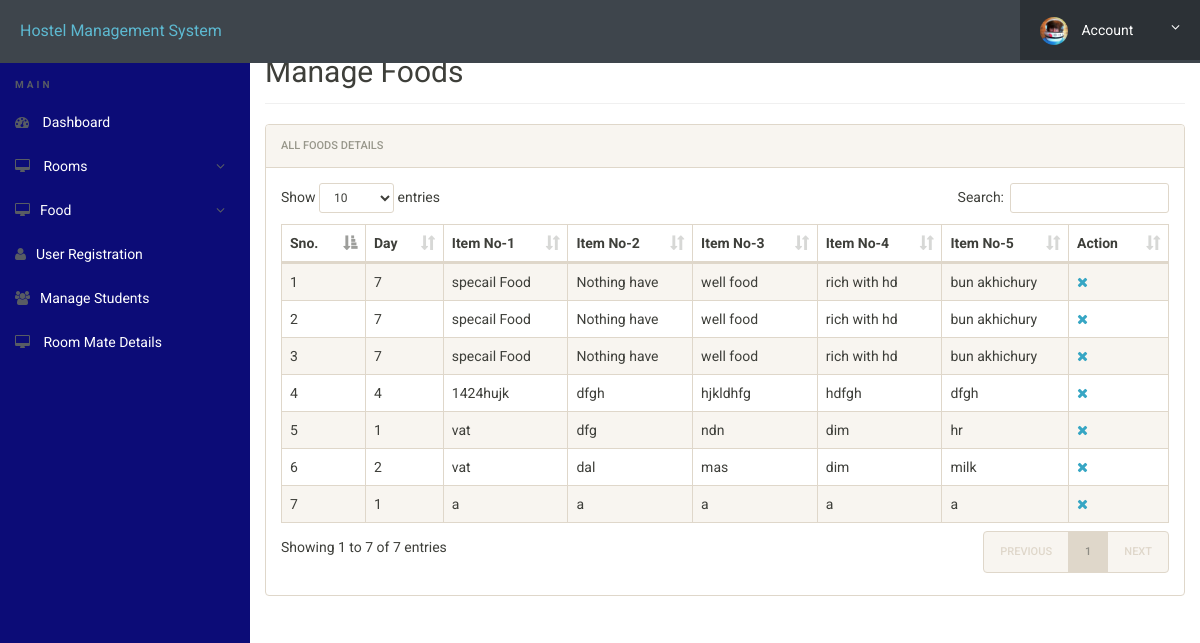
The app's page /admin/manage-food.php (signed in) with its own data.
### tables this page shows
CREATE TABLE `foodmenu` (
  `id` int(11) NOT NULL,
  `day` int(11) NOT NULL,
  `it1` text NOT NULL,
  `it2` text NOT NULL,
  `it3` text NOT NULL,
  `it4` text NOT NULL,
  `it5` text NOT NULL
);

### admin/manage-food.php (the view, shortened to what this page needs)
<?php
include('includes/config.php');
?>
<!doctype html>
<html lang="en" class="no-js">
<head>
	<link rel="stylesheet" href="css/font-awesome.min.css">
	<link rel="stylesheet" href="css/bootstrap.min.css">
	<link rel="stylesheet" href="css/dataTables.bootstrap.min.css">
	<link rel="stylesheet" href="css/bootstrap-social.css">
	<link rel="stylesheet" href="css/bootstrap-select.css">
	<link rel="stylesheet" href="css/fileinput.min.css">
	<link rel="stylesheet" href="css/awesome-bootstrap-checkbox.css">
	<link rel="stylesheet" href="css/style.css">
</head>
<body>
	<?php include('includes/header.php');?>
	<div class="ts-main-content">
			<?php include('includes/sidebar.php');?>
		<div class="content-wrapper">
			<div class="container-fluid">
				<div class="row">
					<div class="col-md-12">
						<h2 class="page-title">Manage Foods</h2>
						<div class="panel panel-default">
							<div class="panel-heading">All Foods Details</div>
							<div class="panel-body">
								<table id="zctb" class="display table table-striped table-bordered table-hover" cellspacing="0" width="100%">
									<thead>
										<tr>
											<th>Sno.</th>
											<th>Day</th>
											<th>Item No-1</th>
											<th>Item No-2</th>
											<th>Item No-3</th>
											<th>Item No-4</th>
											<th>Item No-5</th>
											<th>Action</th>
										</tr>
									</thead>
	<tbody>
				<?php
				$ret="select * from foodmenu";
				$stmt= $mysqli->prepare($ret) ;
				$stmt->execute() ;
				$res=$stmt->get_result();
				$cnt=1;
				while($row=$res->fetch_object())
					  {
					  	?>
				<tr><td><?php echo $cnt;;?></td>
				<td><?php echo $row->day;?></td>
				<td><?php echo $row->it1;?></td>
				<td><?php echo $row->it2;?></td>
				<td><?php echo $row->it3;?></td>
				<td><?php echo $row->it4;?></td>
				<td><?php echo $row->it5;?></td>
 				<td>
				<a href="manage-food.php?del=<?php echo $row->id;?>" onclick="return confirm("Do you want to delete");"><i class="fa fa-close"></i></a></td>
														</tr>
													<?php
				$cnt=$cnt+1;
													 } ?>
    </tbody>
								</table>
							</div>
						</div>
					</div>
				</div>
			</div>
		</div>
	</div>
</body>
</html>

### admin/css/style.css (style rules this page uses)
html { font-size: 14px; }
@media only screen and (min-width: 480px) { html { font-size: 17px; } }
@media only screen and (min-width: 768px) { html { font-size: 14px; } }
body { font-size: 1em; }
a { color: #37a6c4; }
.panel { overflow: hidden; }
.page-title { padding-bottom: 15px; margin-bottom: 20px; border-bottom: 1px solid #f0f0f0; }
.ts-main-content .content-wrapper { padding-top: 15px; margin-top: 20px; }
@media only screen and (min-width: 992px) { .ts-main-content .content-wrapper { margin-left: 250px; } }

### records on screen
foodmenu: day "7", it1 "specail Food", it2 "Nothing have", it3 "well food", it4 "rich with hd", it5 "bun akhichury"
foodmenu: day "7", it1 "specail Food", it2 "Nothing have", it3 "well food", it4 "rich with hd", it5 "bun akhichury"
foodmenu: day "7", it1 "specail Food", it2 "Nothing have", it3 "well food", it4 "rich with hd", it5 "bun akhichury"
foodmenu: day "4", it1 "1424hujk", it2 "dfgh", it3 "hjkldhfg", it4 "hdfgh", it5 "dfgh"
foodmenu: day "1", it1 "vat", it2 "dfg", it3 "ndn", it4 "dim", it5 "hr"
foodmenu: day "2", it1 "vat", it2 "dal", it3 "mas", it4 "dim", it5 "milk"
foodmenu: day "1", it1 "a", it2 "a", it3 "a", it4 "a", it5 "a"
